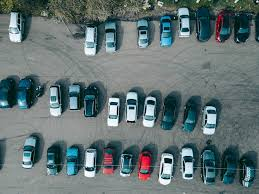
#> input picture imgs/droneview_cars.jpeg, 259 x 194 px
$ python -i color_hist.py   (imports and definitions only)
#> lines starting #> are read from the running program, lines starting #| are printed output that depends on the picture
from typing import Union, List
import numpy as np
import cv2
import matplotlib.pyplot as plt
import warnings

from scg_detection_tools.utils.cvt import contours_to_masks, boxes_to_masks
from scg_detection_tools.utils.image_tools import mask_img_alpha

def calc_img_hist(img: np.ndarray, channels: List[int], masks: np.ndarray = None):
    hists = []
    for c in channels:
        h = cv2.calcHist([img], [c], masks, [256], [0,256])
        hists.append(h.reshape(256))
    return hists


def rgb_hist(img: Union[str, np.ndarray],
             masks: np.ndarray = None,
             masks_contours: np.ndarray = None,
             boxes: np.ndarray = None,
             show=True,
             save=False):
#> called with img = '../imgs/droneview_cars.jpeg', show = True, save = False
    if isinstance(img, str):
        img = cv2.imread(img)
#> img is the input picture: shape (194, 259, 3); mean B, G, R 115.2, 114.2, 98.6
        img = cv2.cvtColor(img, cv2.COLOR_BGR2RGB)

    return color_hist(img,
               masks=masks,
               masks_contours=masks_contours,
               boxes=boxes,
               channel_labels=["R","G","B"],
               channel_colors=["red","green","blue"],
               show=show,
               save=save,
               save_name="rgb_hist.png")


def hsv_hist(img: Union[str, np.ndarray],
             cvt_to_hsv = False,
             masks: np.ndarray = None,
             masks_contours: np.ndarray = None,
             boxes: np.ndarray = None,
             show=True,
             save=False):
    if isinstance(img, str):
        img = cv2.imread(img)
        img = cv2.cvtColor(img, cv2.COLOR_BGR2HSV)

    if cvt_to_hsv:
        if img.shape[2] == 4:
            img = cv2.cvtColor(img, cv2.COLOR_RGBA2RGB)
            img = cv2.cvtColor(img, cv2.COLOR_RGB2HSV)
        elif img.shape[2] == 3:
            img = cv2.cvtColor(img, cv2.COLOR_RGB2HSV)

    return color_hist(img,
               cspace="HSV",
               masks=masks,
               masks_contours=masks_contours,
               boxes=boxes,
               channel_labels=["H","S","V"],
               show=show,
               save=save,
               save_name="hsv_hist.png")


def color_hist(img: Union[np.ndarray, str],
               cspace: str = "RGB",
               masks: np.ndarray = None,
               masks_contours: np.ndarray = None,
               boxes: np.ndarray = None,
               channel_labels: List[str] = ["R","G","B"],
               channel_colors: List[str] = ["red", "green", "blue"],
               show=True,
               save=False,
               save_name="color_hist.png"):
#> called with cspace = 'RGB', show = True, save = False, save_name = 'rgb_hist.png'
    if isinstance(img, str):
        img = cv2.imread(img)
        if cspace == "RGB":
            img = cv2.cvtColor(img, cv2.COLOR_BGR2RGB)
        elif cspace == "HSV":
            img = cv2.cvtColor(img, cv2.COLOR_BGR2HSV)
        else:
            raise ValueError(f"Color space {cspace} not supported for histogram")


    if masks and masks_contours:
        raise ValueError("Passed masks and masks_countours, but should use only one of them")

    if masks_contours and boxes:
        warnings.warn("func color_hist: masks_contours and box provided. Using only masks_contours")
    if masks_contours is not None:
        masks = contours_to_masks(contours=masks_contours, imgsz=img.shape[:2])
    elif boxes is not None:
        masks = boxes_to_masks(boxes=boxes, imgsz=img.shape[:2])

    ch_hist = np.zeros(shape=(3,256))
    if masks is not None:
        for mask in masks:
            ch_hist += calc_img_hist(img, [0,1,2], mask)
    else:
        ch_hist = calc_img_hist(img, [0,1,2], None)
#> after the loop in calc_img_hist, `for c in channels:`: hists = 3 items
#> ch_hist = 3 items

    if show:
        fig, axs = plt.subplots(layout="constrained", nrows=1, ncols=2, figsize=(12,8))
        axs[0].imshow(img)

        if masks is not None:
            color = [30, 6, 255]
            alpha = 0.6
            for mask in masks:
                axs[0].imshow(mask_img_alpha(mask, color, alpha))

        axs[0].axis("off")

        for i in range(len(ch_hist)):
            axs[1].plot(ch_hist[i], color=channel_colors[i], label=channel_labels[i])
#> this loop made 3 passes

        axs[1].legend()
        axs[1].set(xlabel="Intensity",
                   ylabel="Frequency")

        plt.show()
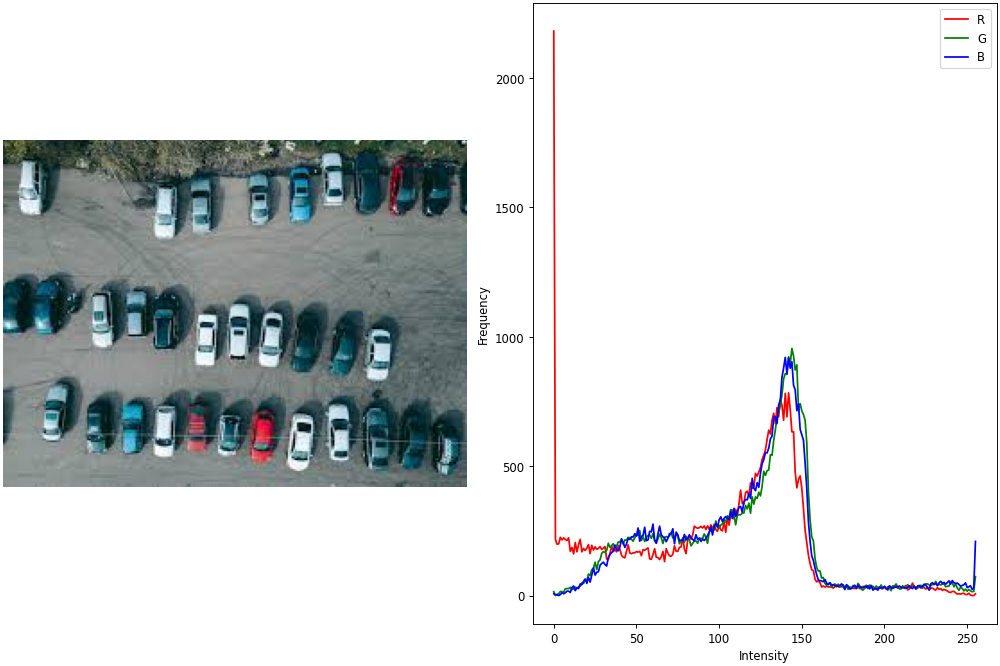
#> figure drawn by matplotlib, 2 panels; panel 2: curve peaks at x = 0, y = 2181; panel 2: curve peaks at x = 144, y = 955; panel 2: curve peaks at x = 140, y = 921
        if save:
            fig.savefig(f"exp_analysis/plots/{save_name}")

    return ch_hist

>>> result = rgb_hist('../imgs/droneview_cars.jpeg')
#> result = 3 items

$ run again, on imgs/onibus.jpeg
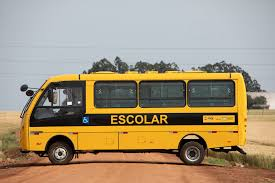
#> input picture imgs/onibus.jpeg, 275 x 183 px
#> in rgb_hist, img is the input picture: shape (183, 275, 3); mean B, G, R 121.2, 147.9, 164.4
#> after the loop in calc_img_hist, `for c in channels:`: hists = 3 items
#> the loop in color_hist, `for i in range(len(ch_hist)):` made 3 passes
#> in color_hist, `plt.show()`:
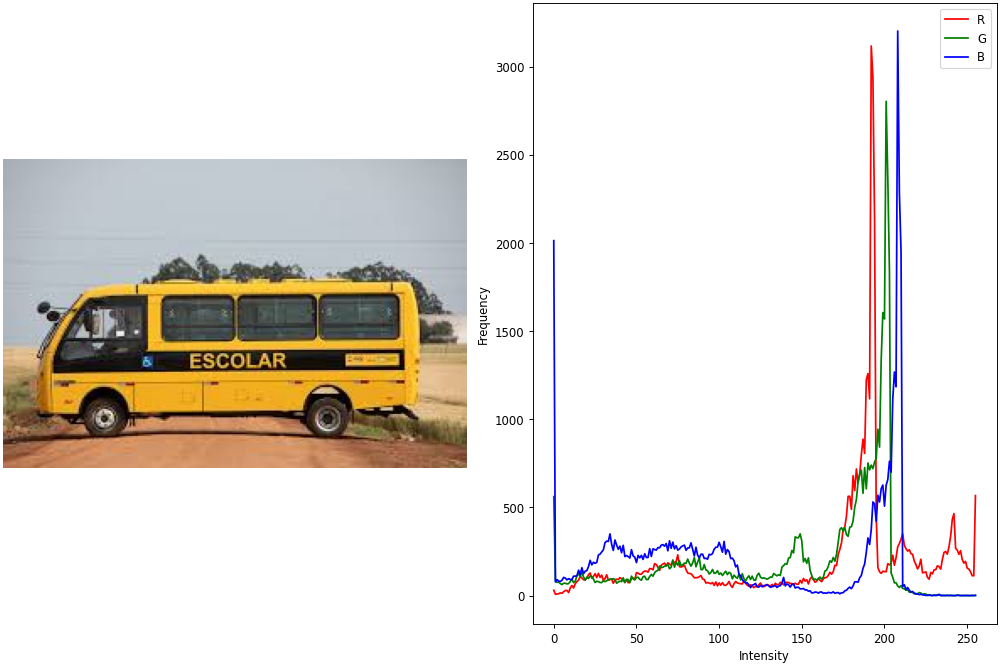
#> figure drawn by matplotlib, 2 panels; panel 2: curve peaks at x = 192, y = 3117; panel 2: curve peaks at x = 201, y = 2803; panel 2: curve peaks at x = 208, y = 3202

$ run again, on imgs/oldplant0.jpg
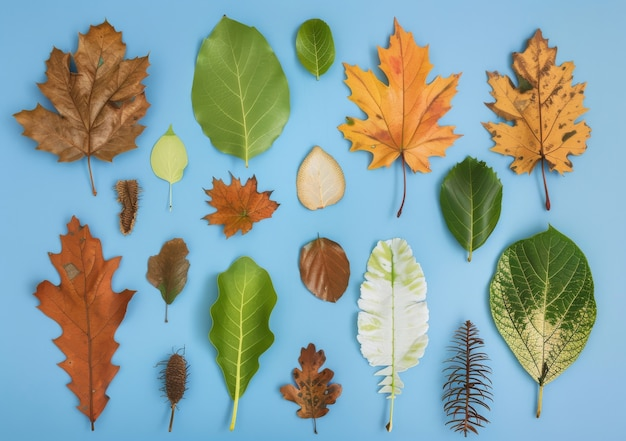
#> input picture imgs/oldplant0.jpg, 626 x 441 px
#> in rgb_hist, img is the input picture: shape (441, 626, 3); mean B, G, R 162.1, 163.9, 140
#> after the loop in calc_img_hist, `for c in channels:`: hists = 3 items
#> the loop in color_hist, `for i in range(len(ch_hist)):` made 3 passes
#> in color_hist, `plt.show()`:
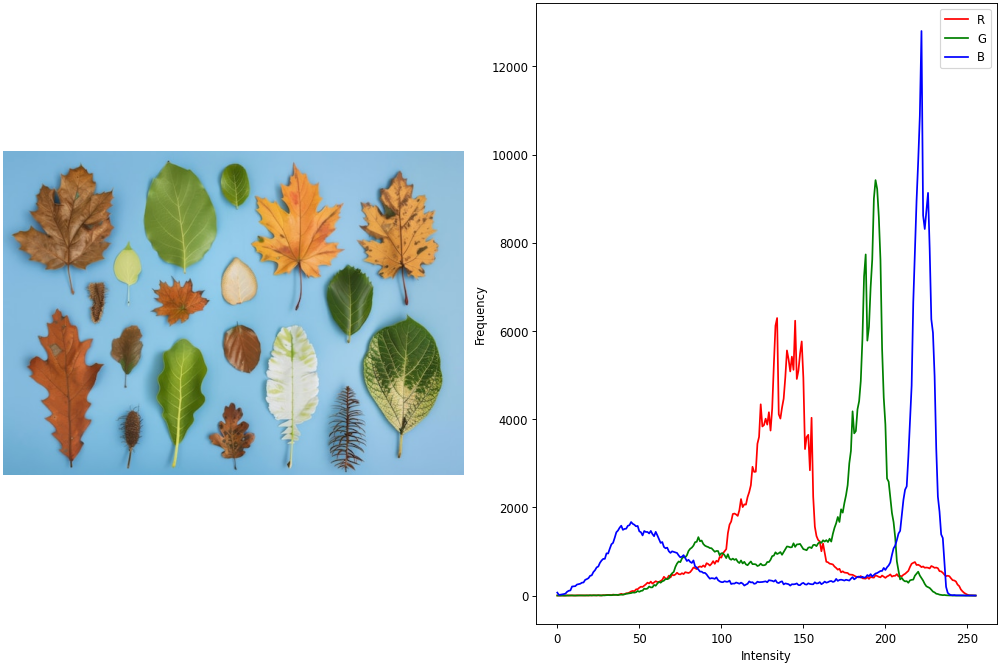
#> figure drawn by matplotlib, 2 panels; panel 2: curve peaks at x = 134, y = 6293; panel 2: curve peaks at x = 194, y = 9420; panel 2: curve peaks at x = 222, y = 12800
